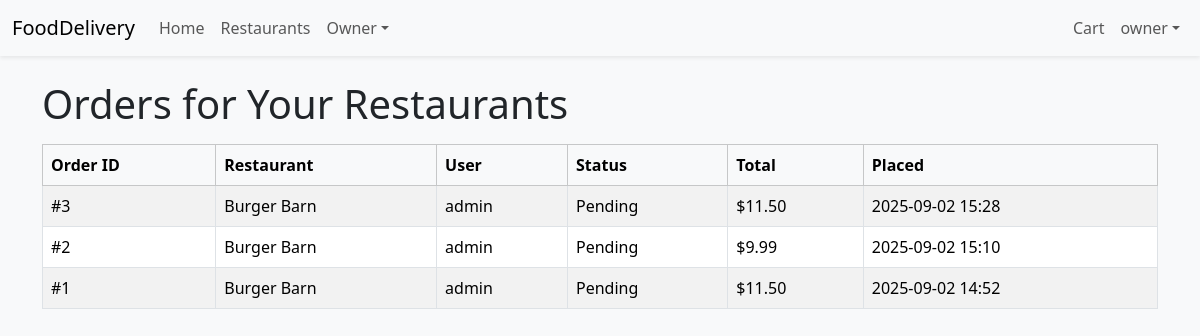
/orders/owner/ (signed in), run on an earlier commit of the app's database.
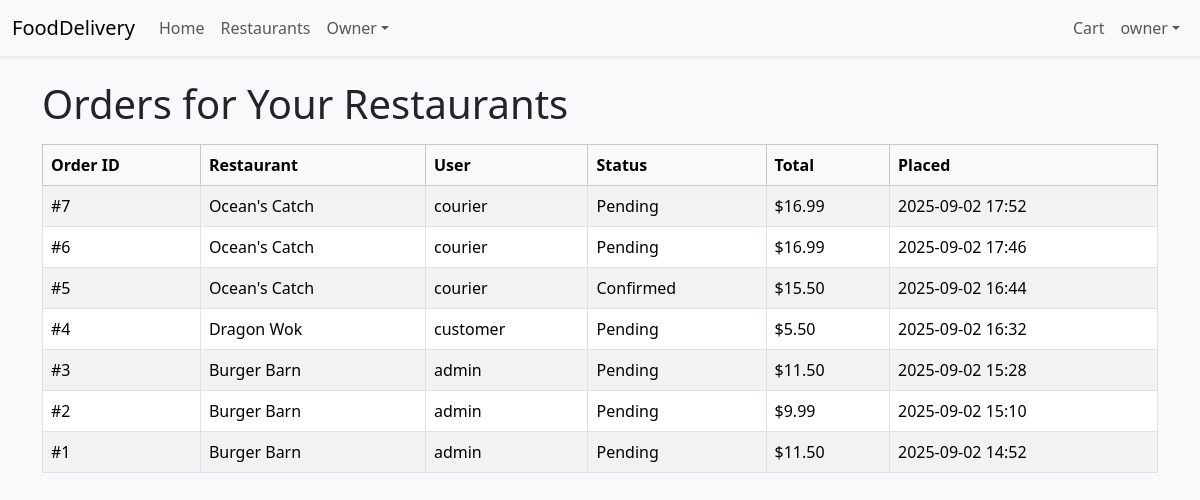
And on a later commit of the database.
### orders/models.py (models this page shows, shortened)
class Order(models.Model):
    STATUS_PENDING = 'pending'
    STATUS_CONFIRMED = 'confirmed'
    STATUS_PICKED_UP = 'picked_up'
    STATUS_CANCELED = 'canceled'
    STATUS_DELIVERED = 'delivered'
    STATUS_CHOICES: list[tuple[str, str]] = [
        (STATUS_PENDING, 'Pending'),
        (STATUS_CONFIRMED, 'Confirmed'),
        (STATUS_PICKED_UP, 'Picked up'),
        (STATUS_DELIVERED, 'Delivered'),
        (STATUS_CANCELED, 'Canceled'),
    ]
    user = models.ForeignKey(
        settings.AUTH_USER_MODEL,
        on_delete=models.CASCADE,
        related_name='orders',
        help_text='The customer who placed the order',
    )
    restaurant = models.ForeignKey(
        Restaurant,
        on_delete=models.CASCADE,
        related_name='orders',
        help_text='Restaurant that will fulfil the order',
    )
    courier = models.ForeignKey(
        settings.AUTH_USER_MODEL,
        on_delete=models.SET_NULL,
        related_name='deliveries',
        null=True,
        blank=True,
        help_text='Courier assigned to deliver the order',
    )
    status = models.CharField(
        max_length=20,
        choices=STATUS_CHOICES,
        default=STATUS_PENDING,
        help_text='Current status of the order',
    )
    subtotal = models.DecimalField(
        max_digits=10,
        decimal_places=2,
        default=Decimal('0.00'),
        help_text='Sum of line totals before delivery fees',
    )
    delivery_fee = models.DecimalField(
        max_digits=10,
        decimal_places=2,
        default=Decimal('0.00'),
        help_text='Delivery fee applied to the order',
    )
    total = models.DecimalField(
        max_digits=10,
        decimal_places=2,
        default=Decimal('0.00'),
        help_text='Grand total including fees',
    )
    created_at = models.DateTimeField(auto_now_add=True)
    updated_at = models.DateTimeField(auto_now=True)
    class Meta:
        ordering = ['-created_at']

### restaurants/models.py (models this page shows, shortened)
class Restaurant(models.Model):
    name = models.CharField(max_length=255)
    description = models.TextField(blank=True)
    address = models.CharField(max_length=255, blank=True)
    image = models.ImageField(upload_to='restaurants/', blank=True, null=True)
    open_hours = models.CharField(max_length=255, blank=True)
    category = models.CharField(max_length=100, blank=True)
    is_open = models.BooleanField(default=True)
    owner = models.ForeignKey(
        settings.AUTH_USER_MODEL,
        on_delete=models.CASCADE,
        related_name='owned_restaurants',
        help_text='The owner of this restaurant',
    )
    created_at = models.DateTimeField(auto_now_add=True)
    updated_at = models.DateTimeField(auto_now=True)
    class Meta:
        ordering = ['name']

### accounts/models.py (models this page shows, shortened)
class User(AbstractUser):
    ROLE_CUSTOMER = 'customer'
    ROLE_COURIER = 'courier'
    ROLE_OWNER = 'owner'
    ROLE_ADMIN = 'admin'
    ROLE_CHOICES: list[tuple[str, str]] = [
        (ROLE_CUSTOMER, 'Customer'),
        (ROLE_COURIER, 'Courier'),
        (ROLE_OWNER, 'Owner'),
        (ROLE_ADMIN, 'Administrator'),
    ]
    role = models.CharField(
        max_length=20,
        choices=ROLE_CHOICES,
        default=ROLE_CUSTOMER,
        help_text='Designates the role of the user in the platform.'
    )
    def is_courier(self) -> bool:
        return self.role == self.ROLE_COURIER
    def is_owner(self) -> bool:
        return self.role == self.ROLE_OWNER
    def is_admin(self) -> bool:
        return self.role == self.ROLE_ADMIN or self.is_superuser

### orders/views.py (the view)
# urls.py: path('owner/', OwnerOrdersView.as_view(), name='owner_orders'),
class OwnerOrdersView(LoginRequiredMixin, View):
    template_name = 'orders/order_list.html'
    def dispatch(self, request: HttpRequest, *args, **kwargs) -> HttpResponse:
        if not request.user.is_authenticated or not request.user.is_owner():
            raise PermissionDenied('You do not have access to owner orders.')
        return super().dispatch(request, *args, **kwargs)
    def get(self, request: HttpRequest) -> HttpResponse:
        orders = (
            Order.objects.filter(restaurant__owner=request.user)
            .select_related('restaurant', 'user')
        )
        return render(request, self.template_name, {'orders': orders, 'owner_mode': True})

### core/context_processors.py (called while the page is built)
def stripe_public_key(request):
    return {
        'STRIPE_PUBLIC_KEY': getattr(settings, 'STRIPE_PUBLIC_KEY', '')
    }

### templates/orders/order_list.html (shortened to what this page needs)
{% extends 'base.html' %}
{% block content %}
<div class="container">
  {% if owner_mode %}
    <h1 class="mb-3">Orders for Your Restaurants</h1>
  {% elif courier_mode %}
    <h1 class="mb-3">Orders to Deliver</h1>
  {% else %}
    <h1 class="mb-3">My Orders</h1>
  {% endif %}
  {% if orders %}
    <table class="table table-striped table-bordered">
      <thead class="table-light">
        <tr>
          <th>Order ID</th>
          <th>Restaurant</th>
          <th>User</th>
          <th>Status</th>
          <th>Total</th>
          <th>Placed</th>
        </tr>
      </thead>
      <tbody>
        {% for order in orders %}
          <tr>
            <td>#{{ order.id }}</td>
            <td>{{ order.restaurant.name }}</td>
            <td>{{ order.user.username }}</td>
            <td>{{ order.get_status_display }}</td>
            <td>${{ order.total }}</td>
            <td>{{ order.created_at|date:'Y-m-d H:i' }}</td>
          </tr>
        {% endfor %}
      </tbody>
    </table>
  {% else %}
    <p>No orders found.</p>
  {% endif %}
</div>
{% endblock %}

What changed in the data, as far as the page shows it:
added Order: id "7", restaurant.name "Ocean's Catch", user.username "courier", status "Pending", total "16.99", created_at "2025-09-02 17:52"
added Order: id "6", restaurant.name "Ocean's Catch", user.username "courier", status "Pending", total "16.99", created_at "2025-09-02 17:46"
added Order: id "5", restaurant.name "Ocean's Catch", user.username "courier", status "Confirmed", total "15.50", created_at "2025-09-02 16:44"
added Order: id "4", restaurant.name "Dragon Wok", user.username "customer", status "Pending", total "5.50", created_at "2025-09-02 16:32"
